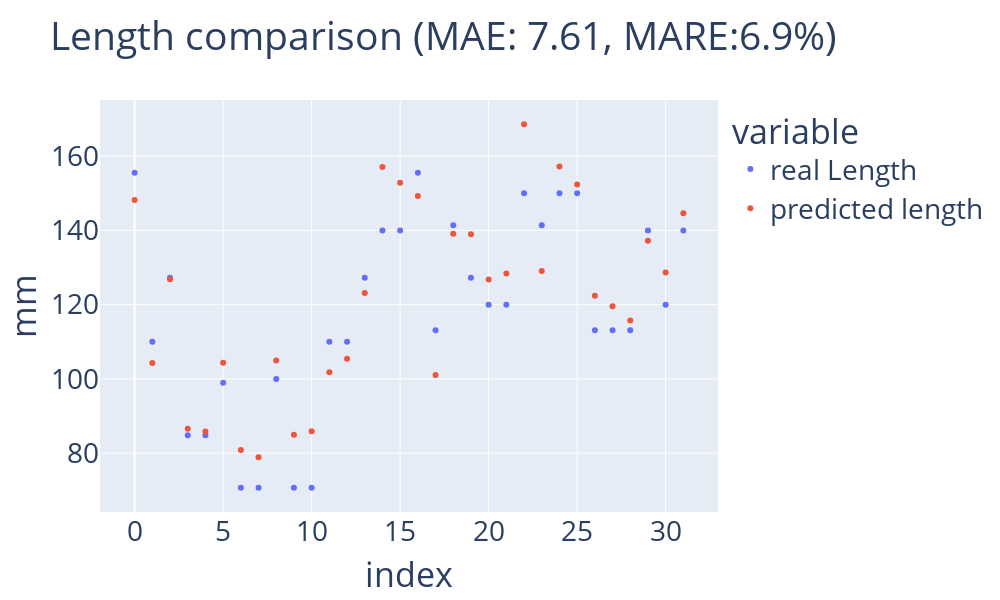

The cell this chart's notebook holds for it:
### Code cell
import plotly.express as px
import pandas as pd
from scipy.stats import mannwhitneyu

# Reshape the data to long format
data_long = pd.melt(data, id_vars='index', value_vars=[ 'real Length', 'predicted length'], var_name='variable', value_name='mm')

# Calculate the error percentage

# perform mae
mae = (data['real Length'] - data['predicted length']).abs().mean()  # Mean Absolute Error

mae=mae.__round__(2)
#rount

# Create the scatter plot with the updated title
fig = px.scatter(data_long, x='index', y='mm', color='variable', title=f'Length comparison (MAE: {mae}, MARE:{6.9}%)', width=1000, height=600)
fig.update_layout(
    font=dict(
        size=28
    )
)
fig.show()

### Figure 1 — Plotly figure (JSON) as saved in the notebook; plotly's stock layout.template omitted (floating-point values rounded to 4 significant figures)
{"data": [{"hovertemplate": "variable=real Length<br>index=%{x}<br>mm=%{y}<extra></extra>", "legendgroup": "real Length", "marker": {"color": "#636efa", "symbol": "circle"}, "mode": "markers", "name": "real Length", "orientation": "v", "showlegend": true, "type": "scatter", "x": [0, 1, 2, 3, 4, 5, 6, 7, 8, 9, 10, 11, 12, 13, 14, 15, 16, 17, 18, 19, 20, 21, 22, 23, 24, 25, 26, 27, 28, 29, 30, 31], "xaxis": "x", "y": [155.6, 110, 127.3, 84.85, 84.85, 98.99, 70.71, 70.71, 100, 70.71, 70.71, 110, 110, 127.3, 140, 140, 155.6, 113.1, 141.4, 127.3, 120, 120, 150, 141.4, 150, 150, 113.1, 113.1, 113.1, 140, 120, 140], "yaxis": "y"}, {"hovertemplate": "variable=predicted length<br>index=%{x}<br>mm=%{y}<extra></extra>", "legendgroup": "predicted length", "marker": {"color": "#EF553B", "symbol": "circle"}, "mode": "markers", "name": "predicted length", "orientation": "v", "showlegend": true, "type": "scatter", "x": [0, 1, 2, 3, 4, 5, 6, 7, 8, 9, 10, 11, 12, 13, 14, 15, 16, 17, 18, 19, 20, 21, 22, 23, 24, 25, 26, 27, 28, 29, 30, 31], "xaxis": "x", "y": [148.2, 104.3, 126.9, 86.57, 85.85, 104.4, 80.86, 78.9, 105.0, 84.96, 85.93, 101.8, 105.4, 123.1, 157.1, 152.9, 149.3, 101.1, 139.1, 138.9, 126.8, 128.4, 168.6, 129.0, 157.2, 152.4, 122.4, 119.6, 115.7, 137.2, 128.7, 144.6], "yaxis": "y"}], "layout": {"font": {"size": 28}, "height": 600, "legend": {"title": {"text": "variable"}, "tracegroupgap": 0}, "title": {"text": "Length comparison (MAE: 7.61, MARE:6.9%)"}, "width": 1000, "xaxis": {"anchor": "y", "domain": [0, 1], "title": {"text": "index"}}, "yaxis": {"anchor": "x", "domain": [0, 1], "title": {"text": "mm"}}}}
